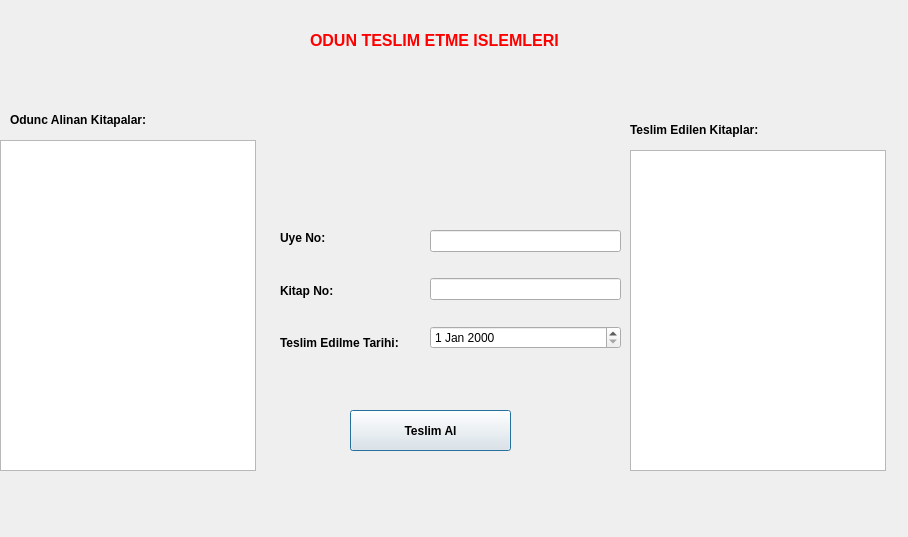
<?xml version="1.0" encoding="UTF-8"?>
<ui version="4.0">
 <class>teslim</class>
 <widget class="QDialog" name="teslim">
  <property name="geometry">
   <rect>
    <x>0</x>
    <y>0</y>
    <width>908</width>
    <height>537</height>
   </rect>
  </property>
  <property name="windowTitle">
   <string>Dialog</string>
  </property>
  <widget class="QTableView" name="tableView">
   <property name="geometry">
    <rect>
     <x>630</x>
     <y>150</y>
     <width>256</width>
     <height>321</height>
    </rect>
   </property>
  </widget>
  <widget class="QTableView" name="tableView_2">
   <property name="geometry">
    <rect>
     <x>0</x>
     <y>140</y>
     <width>256</width>
     <height>331</height>
    </rect>
   </property>
  </widget>
  <widget class="QPushButton" name="pushButton">
   <property name="geometry">
    <rect>
     <x>350</x>
     <y>410</y>
     <width>161</width>
     <height>41</height>
    </rect>
   </property>
   <property name="font">
    <font>
     <bold>true</bold>
    </font>
   </property>
   <property name="text">
    <string>Teslim Al</string>
   </property>
  </widget>
  <widget class="QLabel" name="label">
   <property name="geometry">
    <rect>
     <x>10</x>
     <y>110</y>
     <width>171</width>
     <height>20</height>
    </rect>
   </property>
   <property name="font">
    <font>
     <bold>true</bold>
    </font>
   </property>
   <property name="text">
    <string>Odunc Alinan Kitapalar:</string>
   </property>
  </widget>
  <widget class="QLabel" name="label_2">
   <property name="geometry">
    <rect>
     <x>630</x>
     <y>120</y>
     <width>211</width>
     <height>20</height>
    </rect>
   </property>
   <property name="font">
    <font>
     <bold>true</bold>
    </font>
   </property>
   <property name="text">
    <string>Teslim Edilen Kitaplar:</string>
   </property>
  </widget>
  <widget class="QLabel" name="label_6">
   <property name="geometry">
    <rect>
     <x>310</x>
     <y>30</y>
     <width>321</width>
     <height>20</height>
    </rect>
   </property>
   <property name="palette">
    <palette>
     <active>
      <colorrole role="WindowText">
       <brush brushstyle="SolidPattern">
        <color alpha="255">
         <red>255</red>
         <green>0</green>
         <blue>0</blue>
        </color>
       </brush>
      </colorrole>
     </active>
     <inactive>
      <colorrole role="WindowText">
       <brush brushstyle="SolidPattern">
        <color alpha="255">
         <red>255</red>
         <green>0</green>
         <blue>0</blue>
        </color>
       </brush>
      </colorrole>
     </inactive>
     <disabled/>
    </palette>
   </property>
   <property name="font">
    <font>
     <pointsize>12</pointsize>
     <bold>true</bold>
    </font>
   </property>
   <property name="text">
    <string>ODUN TESLIM ETME ISLEMLERI</string>
   </property>
  </widget>
  <widget class="QWidget" name="">
   <property name="geometry">
    <rect>
     <x>280</x>
     <y>215</y>
     <width>145</width>
     <height>151</height>
    </rect>
   </property>
   <layout class="QVBoxLayout" name="verticalLayout">
    <item>
     <widget class="QLabel" name="label_3">
      <property name="font">
       <font>
        <bold>true</bold>
       </font>
      </property>
      <property name="text">
       <string>Uye No:</string>
      </property>
     </widget>
    </item>
    <item>
     <widget class="QLabel" name="label_4">
      <property name="font">
       <font>
        <bold>true</bold>
       </font>
      </property>
      <property name="text">
       <string>Kitap No:</string>
      </property>
     </widget>
    </item>
    <item>
     <widget class="QLabel" name="label_5">
      <property name="font">
       <font>
        <bold>true</bold>
       </font>
      </property>
      <property name="text">
       <string>Teslim Edilme Tarihi:</string>
      </property>
     </widget>
    </item>
   </layout>
  </widget>
  <widget class="QWidget" name="">
   <property name="geometry">
    <rect>
     <x>430</x>
     <y>210</y>
     <width>191</width>
     <height>161</height>
    </rect>
   </property>
   <layout class="QVBoxLayout" name="verticalLayout_2">
    <item>
     <widget class="QLineEdit" name="lineEdit"/>
    </item>
    <item>
     <widget class="QLineEdit" name="lineEdit_2"/>
    </item>
    <item>
     <widget class="QDateEdit" name="dateEdit"/>
    </item>
   </layout>
  </widget>
 </widget>
 <resources/>
 <connections/>
</ui>
